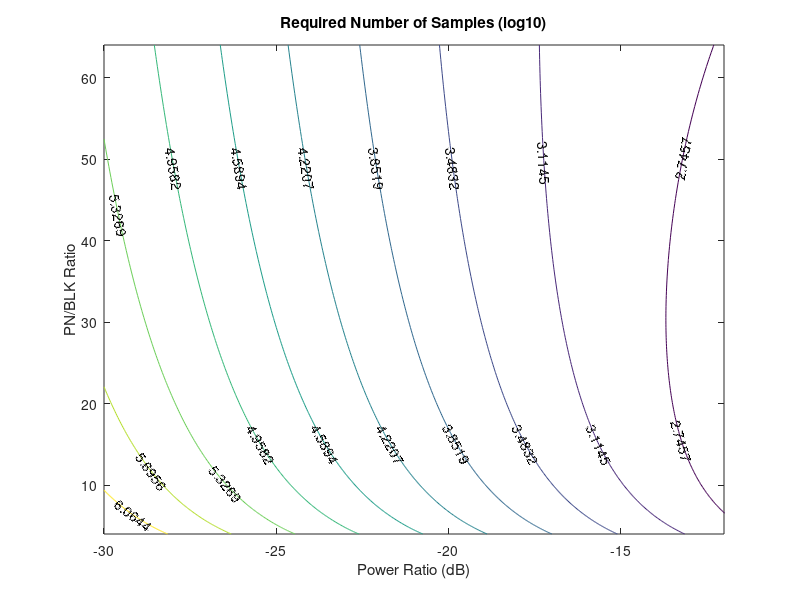

MATLAB code for this plot:
clear;clc;
PNvsBLK_ratio_range = 2.^linspace(2,6,2e2);
BLK_powerratio_range_dB = -linspace(10,30,2e2);
BLK_powerratio_range = 10.^(BLK_powerratio_range_dB/10);
pfa_goal = 0.05;
pm_goal = 0.05;

for rr = 1:length(PNvsBLK_ratio_range)
    for pp = 1:length(BLK_powerratio_range)
        PNvsBLK_ratio = PNvsBLK_ratio_range(rr);
        BLK_powerratio = BLK_powerratio_range(pp);
        sinr = PNvsBLK_ratio*BLK_powerratio;
        samp_require(pp,rr) = (PNvsBLK_ratio)*(qfuncinv(pfa_goal) - sqrt(1+sinr+2*sinr^2)*qfuncinv(1-pm_goal))^2/sinr^2;
    end
end
%% plot
[X,Y] = meshgrid(BLK_powerratio_range_dB,PNvsBLK_ratio_range);
figure
contour(X,Y,log10(samp_require.'),'ShowText','on')
xlabel('Power Ratio (dB)')
ylabel('PN/BLK Ratio')
xlim([-30,-12])
title('Required Number of Samples (log10)')
